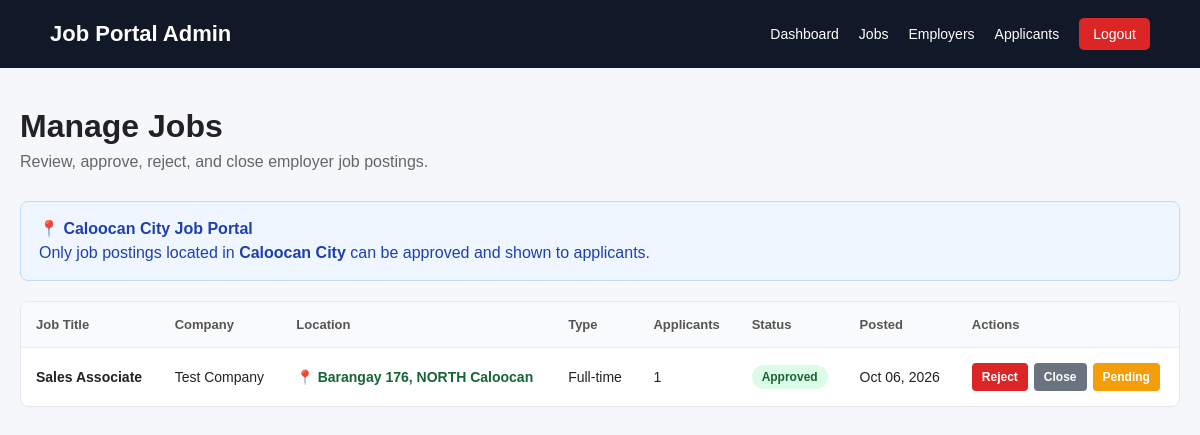
Page /c_jobs/admin/jobs.php (signed in) on the earlier database version.
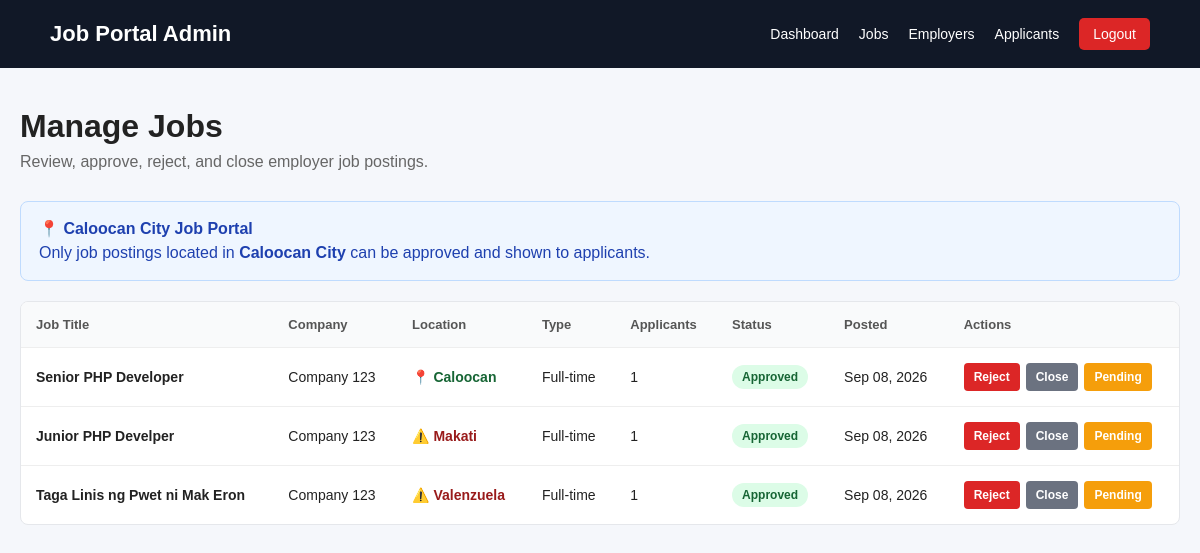
Same page on the later database version.
### tables this page shows
CREATE TABLE `jobs` (
  `id` int(10) UNSIGNED NOT NULL,
  `employer_id` int(10) UNSIGNED NOT NULL,
  `job_title` varchar(255) NOT NULL,
  `description` text NOT NULL,
  `requirements` text DEFAULT NULL,
  `location` varchar(255) DEFAULT NULL,
  `employment_type` enum('Full-time','Part-time','Contract','Internship','Freelance') NOT NULL DEFAULT 'Full-time',
  `salary_min` decimal(12,2) DEFAULT NULL,
  `salary_max` decimal(12,2) DEFAULT NULL,
  `is_remote` tinyint(1) NOT NULL DEFAULT 0,
  `status` enum('pending','approved','rejected','closed') NOT NULL DEFAULT 'pending',
  `application_deadline` date DEFAULT NULL,
  `created_at` timestamp NOT NULL DEFAULT current_timestamp(),
  `updated_at` timestamp NOT NULL DEFAULT current_timestamp() ON UPDATE current_timestamp()
);

CREATE TABLE `employers` (
  `id` int(10) UNSIGNED NOT NULL,
  `user_id` int(10) UNSIGNED NOT NULL,
  `company_name` varchar(255) NOT NULL,
  `company_description` text DEFAULT NULL,
  `company_logo` varchar(255) DEFAULT NULL,
  `contact_person` varchar(150) DEFAULT NULL,
  `contact_number` varchar(50) DEFAULT NULL,
  `address` varchar(255) DEFAULT NULL,
  `created_at` timestamp NOT NULL DEFAULT current_timestamp(),
  `updated_at` timestamp NOT NULL DEFAULT current_timestamp() ON UPDATE current_timestamp()
);

### c_jobs/admin/jobs.php (the view, shortened to what the changed rows need)
<?php
require_once "../config/database.php";
$stmt = $pdo->query("
    SELECT
        j.id,
        j.job_title,
        j.location,
        j.employment_type,
        j.salary_min,
        j.salary_max,
        j.is_remote,
        j.status,
        j.application_deadline,
        j.created_at,
        e.company_name,
        (
            SELECT COUNT(*)
            FROM applications a
            WHERE a.job_id = j.id
        ) AS applicant_count
    FROM jobs j
    INNER JOIN employers e
        ON j.employer_id = e.id
    ORDER BY j.created_at DESC
");
$jobs = $stmt->fetchAll(PDO::FETCH_ASSOC);
?>
<!DOCTYPE html>
<html lang="en">
<head>
</head>
<body>
<div class="container">
    <div class="page-header">
        <h1>
            Manage Jobs
        </h1>
    </div>
    <div class="table-container">
        <table>
            <thead>
                <tr>
                    <th>
                        Job Title
                    </th>
                    <th>
                        Company
                    </th>
                    <th>
                        Location
                    </th>
                    <th>
                        Type
                    </th>
                    <th>
                        Applicants
                    </th>
                    <th>
                        Status
                    </th>
                    <th>
                        Posted
                    </th>
                    <th>
                        Actions
                    </th>
                </tr>
            </thead>
            <tbody>
                <?php if (empty($jobs)): ?>
                    <tr>
                        <td
                            colspan="8"
                            class="no-jobs"
                        >
                            No jobs found.
                        </td>
                    </tr>
                <?php else: ?>
                    <?php foreach ($jobs as $job): ?>
                        <?php
                        $jobLocation = strtolower(
                            trim($job["location"] ?? "")
                        );
                        $isCaloocan = (
                            $jobLocation !== ""
                            && strpos(
                                $jobLocation,
                                "caloocan"
                            ) !== false
                        );
                        $statusClass = match (
                            $job["status"]
                        ) {
                            "pending" =>
                                "status-pending",
                            "approved" =>
                                "status-approved",
                            "rejected" =>
                                "status-rejected",
                            "closed" =>
                                "status-closed",
                            default =>
                                ""
                        };
                        ?>
                        <tr>
                            <td>
                                <strong>
                                    <?= htmlspecialchars(
                                        $job["job_title"]
                                    ) ?>
                                </strong>
                            </td>
                            <td>
                                <?= htmlspecialchars(
                                    $job["company_name"]
                                ) ?>
                            </td>
                            <td>
                                <?php if ($isCaloocan): ?>
                                    <span class="caloocan-location">
                                        📍
                                        <?= htmlspecialchars(
                                            $job["location"]
                                        ) ?>
                                    </span>
                                <?php else: ?>
                                    <span class="invalid-location">
                                        ⚠️
                                        <?= htmlspecialchars(
                                            $job["location"]
                                            ?: "N/A"
                                        ) ?>
                                    </span>
                                <?php endif; ?>
                            </td>
                            <td>
                                <?= htmlspecialchars(
                                    $job["employment_type"]
                                ) ?>
                            </td>
                            <td>
                                <?= (int)$job["applicant_count"] ?>
                            </td>
                            <td>
                                <span
                                    class="status <?= $statusClass ?>"
                                >
                                    <?= htmlspecialchars(
                                        ucfirst(
                                            $job["status"]
                                        )
                                    ) ?>
                                </span>
                            </td>
                            <td>
                                <?= date(
                                    "M d, Y",
                                    strtotime(
                                        $job["created_at"]
                                    )
                                ) ?>
                            </td>
                            <td>
                                <div class="actions">
                                    <?php if (
                                        $job["status"] !== "rejected"
                                    ): ?>
                                        <form method="POST">
                                            <button
                                                type="submit"
                                                class="btn btn-reject"
                                            >
                                                Reject
                                            </button>
                                        </form>
                                    <?php endif; ?>
                                    <?php if (
                                        $job["status"] !== "closed"
                                    ): ?>
                                        <form method="POST">
                                            <button
                                                type="submit"
                                                class="btn btn-close"
                                            >
                                                Close
                                            </button>
                                        </form>
                                    <?php endif; ?>
                                    <?php if (
                                        $job["status"] !== "pending"
                                    ): ?>
                                        <form method="POST">
                                            <button
                                                type="submit"
                                                class="btn btn-pending"
                                            >
                                                Pending
                                            </button>
                                        </form>
                                    <?php endif; ?>
                                </div>
                            </td>
                        </tr>
                    <?php endforeach; ?>
                <?php endif; ?>
            </tbody>
        </table>
    </div>
</div>
</body>
</html>

Differences in the rows shown:
removed jobs: job_title "Sales Associate", employer.company_name "Test Company", location "Barangay 176, NORTH Caloocan", employment_type "Full-time", applicant_count "1", status "Approved", created_at "Oct 06, 2026"
added jobs: job_title "Senior PHP Developer", employer.company_name "Company 123", location "Caloocan", employment_type "Full-time", applicant_count "1", status "Approved", created_at "Sep 08, 2026"
added jobs: job_title "Junior PHP Develper", employer.company_name "Company 123", location "Makati", employment_type "Full-time", applicant_count "1", status "Approved", created_at "Sep 08, 2026"
added jobs: job_title "Taga Linis ng Pwet ni Mak Eron", employer.company_name "Company 123", location "Valenzuela", employment_type "Full-time", applicant_count "1", status "Approved", created_at "Sep 08, 2026"
